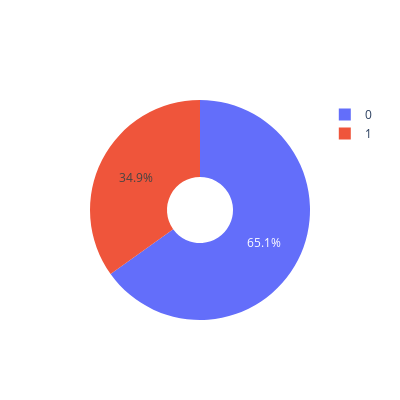

Write notebook code for a chart like this one.
### Markdown cell above
<div style='text-align: justify;font-family:Georgia;font-size: 18px; line-height: 1.6;color:black'> There are eight features, and we don't see any missing values and categorical variable. Outcome is the binary (0, 1) target variable. Zero indicates that the patient does not have diabetes, and one suggests the patient has diabetes.
</div>

### Code cell
plot.pieplot(train,'Outcome')

### Figure 1 — Plotly figure (JSON) as saved in the notebook; plotly's stock layout.template omitted (floating-point values rounded to 4 significant figures)
{"data": [{"hole": 0.3, "labels": [0, 1], "type": "pie", "values": [500, 268]}], "layout": {"autosize": false, "height": 400, "width": 400}}
